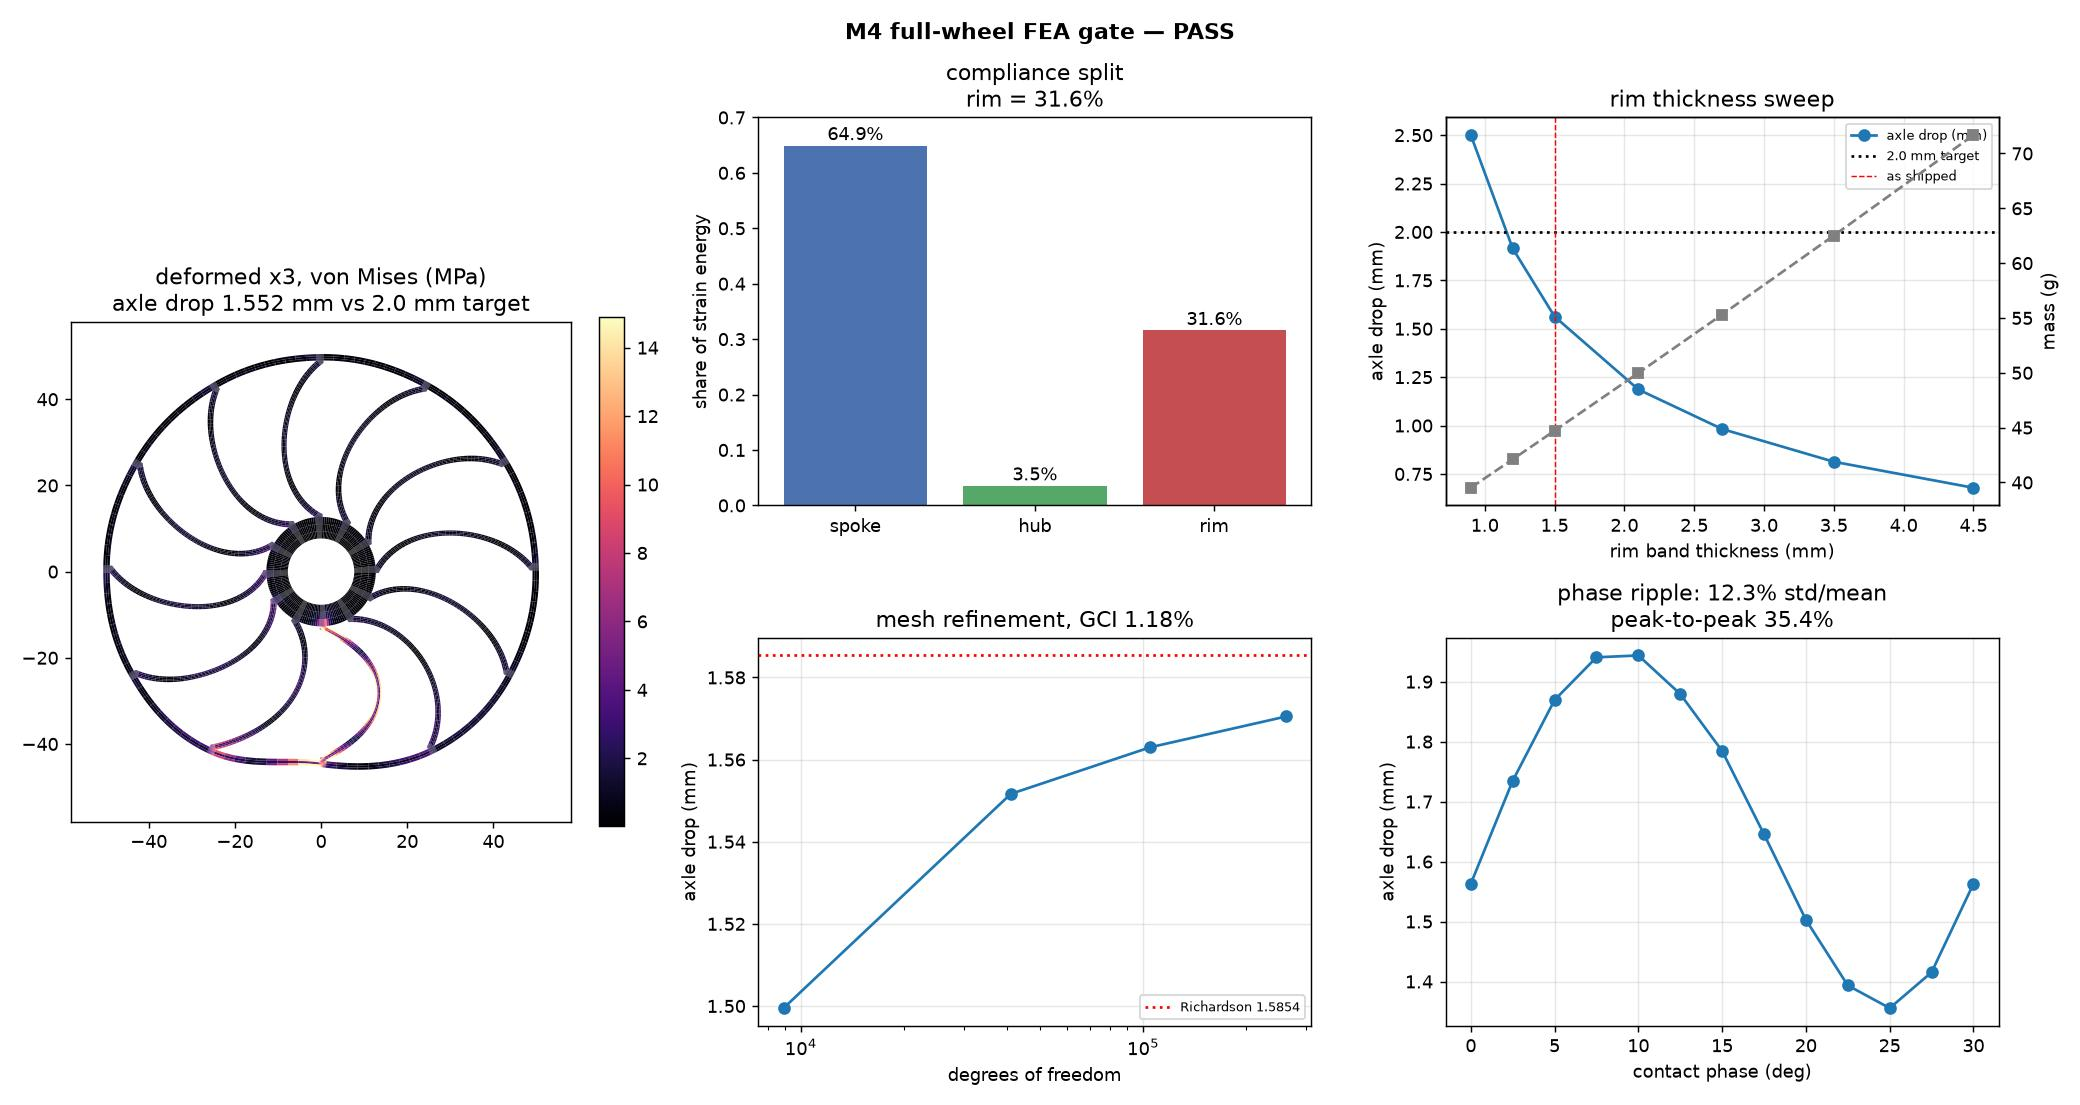

Python code for this plot:
"""
=============================================================================
  M4 GATE — FULL-WHEEL LINEAR FEA, AND THE TWO NUMBERS THAT DECIDE THE PROJECT
=============================================================================
    .venv-opt/bin/python studies/study_wheel_fea.py

The plan calls this the hard gate: present its numbers before starting anything
downstream, and if the elastic rim turns out not to matter, take the Stage 2.5
off-ramp instead of building Stages 2 and 3.

THE ANSWER: the off-ramp is closed, and for a sharper reason than "the rim matters".
`run_beam_blindness` measures the beam-to-wheel ratio the off-ramp would have to be, and
it is not a number — it ranges over a factor of ~30 across the feasible space.  Worse,
four GA winners the optimizer rates as EQUIVALENT (losses within 1.2%, beam deflections
within 0.5%) have axle drops of 0.72, 1.68, 1.87 and 2.71 mm.  The beam model is an
accurate SPOKE model — a single-spoke FEA agrees with Castigliano to 0.8% for every one
of them — and a blind WHEEL model, because it integrates the full hub-to-rim span while
the built part is fused into its rings over the weld arcs and only 67-87% of the spoke
flexes.  That fraction is `wheel_wheel.spoke_free_arc_fraction`, it is closed-form, and
it is Stage 2's cheapest available objective.

WHAT IS BEING SOLVED
--------------------
Hub rigid and fixed at r = 7.7 mm, ground pressure distributed over an assumed patch at
the bottom of the rim, linear plane stress.  No contact algorithm here — M6 added one
(`study_contact.py`), and measured that the assumed 3-degree patch is about six times
wider than the real one while costing only ~1% on the axle drop.  So the numbers below
stand; this file is deliberately left on the assumed patch, because it is what M4's
committed report was measured with and re-deriving it under contact would silently
change every quoted value.
`axle_drop` is the rise of the wheel's lowest point relative to the fixed hub, which is
the drop of the axle relative to fixed ground.

TWO DIFFERENT QUESTIONS THAT BOTH GET CALLED "HOW MUCH IS THE RIM"
------------------------------------------------------------------
`compliance_split` is the fraction of STRAIN ENERGY stored in each region.  For a linear
body under one load system U = F*delta/2 exactly, so an energy fraction is exactly a
first-order sensitivity: scale a region's compliance by (1+e) and delta moves by
share*e.  That is the right number for "which region should I stiffen next".

The rigid-rim experiment answers something else and gives a much larger number, because
a stiff rim does not merely stop storing energy — it SPREADS THE LOAD.  With a floppy
rim the load is carried by the two or three spokes nearest the contact patch; with a
stiff one it is shared around the wheel and every spoke deforms less.  Both numbers are
reported, because quoting either alone is misleading.

WHAT THE PLAN ASKED FOR THAT DOES NOT APPLY
-------------------------------------------
The plan's mirror-symmetry check at phi = 0 and 15 degrees cannot be run: the wheel is
CHIRAL.  Twelve spokes all spiral the same way, so a reflection maps the wheel onto a
different wheel and there is no mirror symmetry to test.  Rotational periodicity is the
real invariant and it is checked instead, to 1e-10 — and it earned its place, having
caught a genuine bug in which the contact phase moved the patch around the rim rather
than rolling the wheel underneath a fixed ground.

The CalculiX cross-check is also not run: no `ccx` on this machine.  It remains the one
recommended check this milestone has not performed, and it is the only one that would
independently catch a systematically wrong assembly.  The patch test, the closed-form
beam agreement of M3, and the exact equilibrium check are what stand in for it.
=============================================================================
"""

import argparse
import json
import os

import project_paths as PP
import time

import numpy as np

import wheel_fea as W
import wheel_fem as fem
import wheel_genome as wg
import wheel_wheel as WW

HERE = os.path.dirname(os.path.abspath(__file__))

TARGET_DEFLECTION_MM = W.TARGET_DEFLECTION_MM        # 2.0, what the GA optimised to
DEFAULT_CONFIG = "medium"
DEFAULT_PATCH_HALF_DEG = 3.0


def load_genes(path="best_solution.json"):
    with open(os.path.join(PP.ROOT, path)) as fh:
        return wg.genes_to_vector(json.load(fh)["genes"])


def wheel_mass_g(mesh):
    """Total printed mass, including the un-meshed rigid hub core.

    Resolves the wart CLAUDE.md records: `metrics.total_mass_g` counts spokes only
    (47.58 g) while the STEP manifest's `mass_g_pla` counts the whole solid.  This is the
    whole solid, from the mesh.
    """
    area = WW._signed_area(np.asarray(mesh.coords), mesh.conn).sum()
    return float((area + WW.RIGID_CORE_AREA_MM2) * W.SPOKE_WIDTH_MM * W.DENSITY_PLA)


def stress_report(mesh, res):
    """Von Mises by region: the pointwise max AND the 99th percentile.

    THE POINTWISE MAX IS NOT A NUMBER — it diverges under refinement because this mesh
    has no fillets, and an unfilleted spoke/ring junction is a strongly re-entrant
    corner.  Its stress field goes as r^-0.5 and no mesh resolves it.  The p99 of the
    same field converges cleanly, which is what a point singularity of measure zero looks
    like.  Quote the percentile; quote the max only to say it is a singularity —
    including the plain spoke block's max, which diverges too for the reason noted below.

    THE NUMBERS BELOW WERE MEASURED ON THE GA/BEAM GENOME AND STILL ARE ITS NUMBERS.  The
    wedge in particular is a per-design quantity and the old text stated 349.5 deg flatly,
    as if it were a property of the junction rather than of one wheel.  Across the config
    ladder (smoke, coarse, medium, fine), re-measured in §14:

        genome     wedge      rim-region max              plain-spoke p99
        36aed36    349.5 deg  30.3  38.9  44.9  52.4      8.84  8.78  8.61  8.61
        350f4c7    315.4 deg  23.9  27.3  31.0  37.9     18.33 17.27 17.25 17.23

    Both diverge, both p99s settle, and the promoted wheel's p99 is roughly double the
    other's on half the wall — which is the whole point of it being a 36% lighter part.
    See `tests/test_wheel_fea.py::test_the_junction_is_re_entrant_enough_to_be_singular`
    for the bound that holds for EVERY genome in the box rather than for one design.

    That the corner is nearly a crack is exactly WHY the real part is filleted there and
    why `wheel_fea.stress_concentration_kt` exists.  A meshed fillet needs the
    fillet-feasibility fix that `wheel_step_export.kt_report` documents as open, which is
    the plan's Stage 3 work — so real peak stress is not an M4 deliverable.
    """
    lam, mu = fem.lame(W.YOUNGS_MODULUS_PLA_MPA, fem.POISSON_RATIO_PLA)
    # THE KINEMATICS COME FROM THE RESULT, NOT FROM A DEFAULT.  `gauss_stresses` takes
    # `nonlinear=False` by default, which is right for the linear solves this function was
    # written for and SILENTLY WRONG for an SVK one: it applies the engineering-strain
    # formula to a large displacement field and returns a number that is not a stress.
    # Measured on the shipped genome at service load (§14): the correct Cauchy push-forward
    # gives a plain-spoke p99 of 19.75 MPa and the linear formula on the same field gives
    # 46.56 — a +169% artefact against a real +14.3% effect, an order of magnitude apart,
    # and nothing about the wrong number looks wrong.  `res["meta"]["kinematics"]` is set
    # by `wheel_problem` down both paths, so there is no reason to guess.
    nonlinear = res.get("meta", {}).get("kinematics") == "svk"
    st = fem.gauss_stresses(np.asarray(mesh.coords), mesh.conn, res["u"],
                            order=mesh.cfg.order, lam=lam, mu=mu,
                            nonlinear=nonlinear, cauchy=True)
    vm = st["von_mises"]
    out = {}
    for r in ("spoke", "hub", "rim"):
        sub = vm[mesh.region_mask(r)]
        out[r] = {"max_singular_mpa": float(sub.max()),
                  "p99_mpa": float(np.percentile(sub, 99.0))}
    # The plain spoke block, i.e. everything between the two junction patches.  Its
    # PERCENTILE converges (8.78, 8.61, 8.61 across coarse/medium/fine); its maximum does
    # NOT (27.7, 35.6, 46.1) and it is not a stress either — the block's end cross-section
    # sits right at the weld, one element from the singular corner, so it still samples
    # the r^-0.5 field.  Excluding a whole block is not enough to escape a singularity on
    # its boundary; only a percentile is.
    plain = vm[mesh.element_block == "spoke"]
    out["spoke_block_max_mpa"] = float(plain.max())
    out["spoke_block_p99_mpa"] = float(np.percentile(plain, 99.0))
    return out


def peak_stress(mesh, res):
    """Back-compatible scalar: the plain spoke block's max, which is not singular."""
    return {"spoke": stress_report(mesh, res)["spoke_block_max_mpa"]}


# ---------------------------------------------------------------------------
# VERIFICATION
# ---------------------------------------------------------------------------

def run_verification(genes, cfg=DEFAULT_CONFIG):
    """Equilibrium, solver residual, and 12-fold periodicity of the axle drop."""
    rows = []
    for phase in (0.0, 7.5, 15.0):
        a = fem.solve_wheel(WW.build_wheel(genes, cfg, phase_deg=phase))
        b = fem.solve_wheel(WW.build_wheel(genes, cfg, phase_deg=phase + 30.0))
        rows.append({"phase_deg": phase,
                     "delta_mm": a["axle_drop_mm"],
                     "delta_plus_30_mm": b["axle_drop_mm"],
                     "rel_diff": abs(a["axle_drop_mm"] / b["axle_drop_mm"] - 1.0)})
    base = fem.solve_wheel(WW.build_wheel(genes, cfg))
    return {
        "periodicity": rows,
        "worst_periodicity_rel": max(r["rel_diff"] for r in rows),
        "equilibrium_error_n": base["equilibrium_error_n"],
        "applied_force_n": base["applied_force_n"],
        "hub_reaction_n": base["hub_reaction_n"],
        "residual_rel": base["residual_rel"],
        "pass": bool(max(r["rel_diff"] for r in rows) < 1e-9
                     and base["equilibrium_error_n"] < 1e-6
                     and base["residual_rel"] < 1e-8),
    }


# ---------------------------------------------------------------------------
# MESH REFINEMENT
# ---------------------------------------------------------------------------

def _observed_ratio(d):
    """Richardson's observed refinement ratio from three successive values."""
    r21, r32 = d[-3] - d[-2], d[-2] - d[-1]
    return r21 / r32 if r32 != 0 else np.inf


def run_refinement(genes, configs=("smoke", "coarse", "medium", "fine"),
                   control_patch_half_deg=12.0):
    """The config ladder, with Richardson extrapolation and a GCI on the axle drop.

    Also runs the SAME ladder with a deliberately over-wide contact patch.  That is the
    control for the obvious alternative explanation of a sub-second-order rate: that the
    3-degree patch is under-resolved on the coarse meshes.  If it were, widening it until
    it spans tens of nodes would restore the rate.  It does not, which is what leaves the
    unfilleted junction corner as the explanation.
    """
    rows = []
    for name in configs:
        t0 = time.time()
        mesh = WW.build_wheel(genes, name)
        res = fem.solve_wheel(mesh)
        rows.append({"config": name, "n_elements": mesh.n_elements,
                     "n_dof": res["n_dof_reduced"],
                     "axle_drop_mm": res["axle_drop_mm"],
                     "n_nodes_in_patch": res["n_nodes_in_patch"],
                     "compliance_split": res["compliance_split"],
                     "seconds": round(time.time() - t0, 1)})
    d = np.array([r["axle_drop_mm"] for r in rows])
    rim = np.array([r["compliance_split"]["rim"] for r in rows])
    # THE STABILITY CLAIM IS ABOUT THE TAIL OF THE LADDER, NOT ITS SPAN — PLAN.md §33.
    #
    # This read `max(rim) - min(rim) < 0.01` over EVERY rung, which is not a convergence
    # test: it is dominated by the COARSEST rung, prepending a coarser one can only make
    # it worse, and no amount of refinement can ever fix it.  Measured on the shipped
    # genome at `medium`, the rim share runs
    #
    #     smoke 0.301560 -> coarse 0.316117 -> medium 0.320262 -> fine 0.320514
    #     deltas         +0.014558        +0.004144        +0.000252
    #
    # — textbook convergence, settled by `medium` to 2.5e-4.  The all-rung span is
    # 0.018954 (FAIL) and the converged tail is 0.004397 (PASS): the gate was reading
    # `smoke` is coarse, which nobody disputes, as `the conclusion is not robust`.
    #
    # THE 0.01 THRESHOLD IS NOT TOUCHED.  This is not a gate re-fitted to a design that
    # breached it — the number stays exactly where it was pre-registered and the raw
    # all-rung span stays in the report.  What is corrected is WHICH RUNGS a convergence
    # statistic may be computed over.  `criterion_met` in this same function already
    # knew that: it Richardson-extrapolates the FINEST PAIR.  The two siblings now agree.
    tail = rim[-3:] if len(rim) >= 3 else rim
    out = {"rows": rows,
           # The gate's DECISION does not rest on the axle drop being converged to
           # 0.5%; it rests on the compliance split being stable.  Tracked separately so
           # a failed convergence criterion cannot be mistaken for a failed conclusion.
           "rim_share_range": float(rim.max() - rim.min()),
           "rim_share_range_converged": float(tail.max() - tail.min()),
           "rim_share_converged_rungs": [r["config"] for r in rows[-3:]],
           "decision_robust": bool(tail.max() - tail.min() < 0.01)}
    if len(d) >= 3:
        r21, r32 = d[-2] - d[-3], d[-1] - d[-2]
        ratio = r21 / r32 if r32 != 0 else np.inf
        rich = d[-1] + r32 / (ratio - 1.0) if np.isfinite(ratio) and ratio > 1 else d[-1]
        out.update({"richardson_mm": float(rich),
                    "convergence_ratio": float(ratio),
                    "finest_error_vs_richardson": float(abs(d[-1] / rich - 1.0))})
        # GCI with the customary 1.25 safety factor, on the finest pair.
        out["gci"] = float(1.25 * abs(r32 / d[-1]) / (abs(ratio) - 1.0)) \
            if np.isfinite(ratio) and abs(ratio) > 1 else float("nan")
        out["criterion_met"] = bool(out["finest_error_vs_richardson"] < 0.005)
        out["pass"] = out["criterion_met"]
        if not out["criterion_met"]:
            wide = [fem.solve_wheel(WW.build_wheel(genes, c),
                                    patch_half_deg=control_patch_half_deg)
                    for c in configs[-3:]]
            out["patch_control"] = {
                "patch_half_deg": control_patch_half_deg,
                "n_nodes_in_patch": [r["n_nodes_in_patch"] for r in wide],
                "axle_drop_mm": [r["axle_drop_mm"] for r in wide],
                "convergence_ratio": float(
                    _observed_ratio(np.array([r["axle_drop_mm"] for r in wide]))),
            }
    else:
        out["criterion_met"] = out["pass"] = False
    return out


def run_patch_sensitivity(genes, cfg=DEFAULT_CONFIG,
                          halves=(1.0, 2.0, 3.0, 5.0, 8.0, 12.0)):
    """How much of the answer is the patch ASSUMPTION rather than the structure?

    The Hertz half-angle for a solid cylinder is 0.31 degrees, so the real patch is small
    and this sweep brackets it from above.  What matters for the gate is that the
    compliance split — the decision-relevant number — barely moves while the axle drop
    does.
    """
    mesh = WW.build_wheel(genes, cfg)
    rows = []
    for h in halves:
        res = fem.solve_wheel(mesh, patch_half_deg=h)
        rows.append({"patch_half_deg": h,
                     "n_nodes_in_patch": res["n_nodes_in_patch"],
                     "axle_drop_mm": res["axle_drop_mm"],
                     "compliance_split": res["compliance_split"]})
    rim = [r["compliance_split"]["rim"] for r in rows]
    drop = [r["axle_drop_mm"] for r in rows]
    return {"rows": rows,
            "hertz_half_deg": fem.hertz_patch_half_angle_deg(),
            "axle_drop_spread": float(max(drop) / min(drop) - 1.0),
            "rim_share_spread": float(max(rim) - min(rim))}


# ---------------------------------------------------------------------------
# THE DECISION EXPERIMENTS
# ---------------------------------------------------------------------------

def run_beam_blindness(genes, cfg=DEFAULT_CONFIG, n=12, seed=7, max_draws=6000):
    """*** THE M4 HEADLINE ***  How much of the wheel does the beam model see?

    The plan's Stage-2.5 off-ramp is "if the beam model is merely biased, correct it
    with one factor and skip Stages 2 and 3".  That factor is `axle_drop / beam
    deflection`, so the off-ramp exists if and only if that ratio is roughly constant
    over the design space.  This draws feasible genomes and measures it.

    IT IS NOT CONSTANT — measured spread is a factor of ~30 over the feasible space —
    and the GA re-run made the point more sharply still without being asked to.  Four
    seeds of `wheel_fea.py --seed N` produced genomes whose losses agree to 1.2% and
    whose BEAM deflections agree to 0.5%, and whose wheels differ by a factor of 3.8:

        seed              1      42       2       3
        beam delta     1.994   1.990   1.997   2.000  mm  <- what the GA optimised
        axle drop      0.720   1.682   1.873   2.712  mm  <- what the wheel does
        free arc frac  0.667   0.755   0.781   0.865      <- the variable that explains it
        rim weld       24.44   15.65   14.38    7.53  deg <- what causes THAT
        rim share      0.199   0.325   0.334   0.384

    Reproduce with `wheel_fea.py --seed N --no-export --out /tmp/x.json`; it is left out
    of this gate only because four GA runs cost ~16 minutes.

    THE MECHANISM IS THE SPOKE'S EFFECTIVE LENGTH, and identifying it took a control.
    A single-spoke FEA agrees with Castigliano to 0.76-0.80% for all four genomes (M3's
    measured number, reproduced), so the spoke MODEL is not what is wrong.  What differs
    is how much spoke there is: `generalized_spoke_mechanics` integrates the full
    hub-to-rim span, while the built part is fused into its rings over the weld arcs, so
    only `wheel_wheel.spoke_free_arc_fraction` of it flexes — 0.667 to 0.865 here.

    The first explanation offered was the rim's free span between welds, and the control
    below falsifies it: `rim_modulus_scale=1000` leaves the spread at 3.2x (0.211 /
    0.445 / 0.497 / 0.681 mm).  If it were the rim bending, rigidifying the rim would
    have collapsed the four onto each other.  It is reported per row for that reason.

    That is a specification for Stage 2 rather than only a negative result: the missing
    variable is closed-form and needs no mesh, so a GA term on the free arc fraction
    would capture most of this with no FEA in the loop at all.
    """
    import wheel_genome as GN
    from study_mesh_quality import latin_hypercube

    low, high, _ = GN.bounds_arrays(W.GENE_SPACE)
    rows, drawn, batch = [], 0, 0
    while len(rows) < n and drawn < max_draws:
        for vec in latin_hypercube(512, low, high, seed=seed + batch):
            drawn += 1
            v = np.asarray(vec, dtype=float)
            metrics, loss = W.evaluate_design(v)
            # Exactly the four barriers the GA enforces, so every sample is a genome the
            # optimizer could actually have returned.
            if any(loss[t] > 0.0 for t in ("x_order", "hub_overlap", "fold", "arrival")):
                continue
            rows.append(_blindness_row(v, cfg, metrics["deflection_mm"]))
            if len(rows) >= n:
                break
        batch += 1

    # The shipped genome belongs in the comparison but NOT in the statistics: it was
    # optimised and the others were drawn, so pooling them would understate the spread.
    shipped = _blindness_row(genes, cfg,
                             W.evaluate_design(genes)[0]["deflection_mm"], keep_genes=False)

    out = {"rows": rows, "shipped": shipped, "n_drawn": drawn,
           # Drawn genomes are nowhere near the design point — feasible random spokes are
           # typically 10-100x stiffer than the 2.0 mm target, because the wall-thickness
           # floor is what binds there.  So this sample proves that no ONE factor works
           # over the space the GA searches; the GA-seed set below is the same conclusion
           # AT the design point, which is the one a Stage-2.5 off-ramp would live at.
           "beam_deflection_range_mm": [float(min(x["beam_deflection_mm"] for x in rows)),
                                        float(max(x["beam_deflection_mm"] for x in rows))]
           if rows else None,
           "ga_seed_observation": {
               "seeds": [1, 42, 2, 3],
               "beam_deflection_mm": [1.9937, 1.9901, 1.9971, 1.9999],
               "axle_drop_mm": [0.7203, 1.6815, 1.8731, 2.7118],
               "axle_drop_rigid_rim_mm": [0.2110, 0.4452, 0.4970, 0.6815],
               "free_arc_fraction": [0.6674, 0.7547, 0.7809, 0.8647],
               "weld_rim_deg": [24.440, 15.647, 14.384, 7.531],
               "single_spoke_fe_over_beam": [1.0076, None, 1.0080, 1.0079],
               "note": "axle drops at cfg='fine', rigid-rim at 'coarse'; "
                       "reproduce with wheel_fea.py --seed N"}}
    if len(rows) >= 3:
        r = np.array([x["fea_over_beam"] for x in rows])
        fa = np.array([x["free_arc_fraction"] for x in rows])
        rr = np.array([x["axle_drop_rigid_rim_mm"] for x in rows])
        d = np.array([x["axle_drop_mm"] for x in rows])
        out.update({
            "fea_over_beam_min": float(r.min()), "fea_over_beam_max": float(r.max()),
            "fea_over_beam_ratio": float(r.max() / r.min()),
            "fea_over_beam_cv": float(r.std() / r.mean()),
            # Spearman rather than Pearson: a bending compliance goes as the CUBE of the
            # free length, so the relationship is monotone but emphatically not linear.
            # Over a random sample this is weak, and that is expected rather than a
            # refutation: these genomes differ in spoke stiffness by two orders of
            # magnitude, which swamps the free-arc effect.  The controlled version is the
            # GA-seed set above, where the beam deflection is held fixed.
            "spearman_free_arc_vs_ratio": float(_spearman(fa, r)),
            "spearman_free_arc_vs_drop": float(_spearman(fa, d)),
            # THE CONTROL, as a ratio of dispersions rather than of extremes: if the
            # spread were the rim band bending between its welds, rigidifying the rim
            # would shrink it.  Reported here for completeness — the version that carries
            # weight is the GA-seed set above, where the beam deflection is held fixed and
            # the spread survives at 3.2x.
            "cv_drop": float(d.std() / d.mean()),
            "cv_drop_rigid_rim": float(rr.std() / rr.mean()),
            # The off-ramp needs ONE number converting beam to wheel.  10% would already
            # be generous next to the effects this project chases.
            "correction_factor_is_defensible": bool(r.std() / r.mean() < 0.10),
        })
    return out


def _blindness_row(v, cfg, beam_mm, keep_genes=True):
    mesh = WW.build_wheel(v, cfg)
    res = fem.solve_wheel(mesh)
    rigid = fem.solve_wheel(mesh, rim_modulus_scale=1000.0)
    hub_w, rim_w = WW.weld_footprints_deg(v, cfg)
    row = {
        "beam_deflection_mm": beam_mm,
        "axle_drop_mm": res["axle_drop_mm"],
        "fea_over_beam": res["axle_drop_mm"] / beam_mm,
        "axle_drop_rigid_rim_mm": rigid["axle_drop_mm"],
        "rim_share": res["compliance_split"]["rim"],
        "free_arc_fraction": float(WW.spoke_free_arc_fraction(v, cfg)),
        "weld_hub_deg": float(hub_w),
        "weld_rim_deg": float(rim_w),
        "mass_g": wheel_mass_g(mesh),
    }
    if keep_genes:
        row["genes"] = [float(x) for x in v]
    return row


def _spearman(a, b):
    ra = np.argsort(np.argsort(a)).astype(float)
    rb = np.argsort(np.argsort(b)).astype(float)
    ra -= ra.mean()
    rb -= rb.mean()
    return float(ra @ rb / np.sqrt((ra @ ra) * (rb @ rb)))


def run_compliance_split(genes, cfg=DEFAULT_CONFIG, scales=(1.0, 3.0, 10.0, 1000.0)):
    """The energy split, plus the rigid-rim experiment as an independent cross-check."""
    mesh = WW.build_wheel(genes, cfg)
    base = fem.solve_wheel(mesh)
    rows = []
    for s in scales:
        res = fem.solve_wheel(mesh, rim_modulus_scale=s)
        rows.append({"rim_modulus_scale": s,
                     "axle_drop_mm": res["axle_drop_mm"],
                     "fraction_removed": float(1.0 - res["axle_drop_mm"]
                                               / base["axle_drop_mm"])})
    return {
        "axle_drop_mm": base["axle_drop_mm"],
        "axle_drop_patch_mean_mm": base["axle_drop_patch_mean_mm"],
        "target_mm": TARGET_DEFLECTION_MM,
        "over_target": float(base["axle_drop_mm"] / TARGET_DEFLECTION_MM - 1.0),
        "compliance_split": base["compliance_split"],
        "strain_energy_mJ": base["strain_energy_mJ"],
        "stress": stress_report(mesh, base),
        # Recomputed from the genome rather than transcribed, so it cannot go stale when
        # the genome or the frame constants change.
        "beam_model_stress_mpa": float(W.evaluate_design(genes)[0]["max_stress_mpa"]),
        "rigid_rim_experiment": rows,
        "mass_g": wheel_mass_g(mesh),
        # Read from the manifest rather than transcribed, because the manifest is
        # regenerated on every export and a pasted figure goes stale silently.
        **_manifest_mass(wheel_mass_g(mesh)),
    }


def _manifest_mass(mesh_mass_g):
    """The shipped STEP's mass, if a manifest is on disk, and the gap to the mesh's."""
    try:
        with open(os.path.join(PP.EXPORT, "wheel_step_manifest.json")) as fh:
            m = float(json.load(fh)["solid"]["mass_g_pla"])
    except (OSError, KeyError, ValueError):
        return {}
    return {"manifest_mass_g": m, "mass_vs_manifest": mesh_mass_g / m - 1.0}


def run_rim_sweep(genes, cfg=DEFAULT_CONFIG,
                  outers=(49.4, 49.7, 50.0, 50.6, 51.2, 52.0, 53.0)):
    """Sweep the one user-decided solid parameter, `RIM_OUTER_RADIUS_MM`.

    CAVEAT, and it is not small: this thickens the band OUTWARD, so the wheel's outer
    diameter grows with it.  Ø100 was a requirement.  The alternative — holding the OD
    and moving the spoke merge radius inward — changes `HUB_RIM_SPAN_MM`, which is the
    frame the genome is expressed in, so the same genes would describe a different
    spoke.  That conflates two effects and belongs in a re-run of the GA, not here.

    That re-run has since happened: this sweep's first pass is what moved
    `wheel_fea.RIM_RADIUS_MM` from 48.9 to 48.5 (band 1.1 -> 1.5 mm, inward, OD held) and
    the genome on disk was re-optimised in the new frame.  So the sweep now measures the
    sensitivity around a design point rather than proposing a change, and the rim's share
    of the compliance has come down from 44.7% to about a third.
    """
    rows = []
    for ro in outers:
        mesh = WW.build_wheel(genes, cfg, rim_outer=ro)
        res = fem.solve_wheel(mesh)
        rows.append({"rim_outer_mm": ro,
                     "band_thickness_mm": ro - WW.RIM_RADIUS_MM,
                     "outer_diameter_mm": 2.0 * ro,
                     "axle_drop_mm": res["axle_drop_mm"],
                     "compliance_split": res["compliance_split"],
                     "mass_g": wheel_mass_g(mesh),
                     "peak_spoke_mpa": peak_stress(mesh, res)["spoke"]})
    for row in rows:
        row["meets_target"] = bool(row["axle_drop_mm"] <= TARGET_DEFLECTION_MM)

    # Where the sweep crosses the design target, by log-log interpolation (the axle drop
    # goes roughly as t^-3, so linear interpolation in log space is far more accurate
    # than in linear space over this range).
    t = np.array([r["band_thickness_mm"] for r in rows])
    d = np.array([r["axle_drop_mm"] for r in rows])
    order = np.argsort(d)
    t_target = float(np.exp(np.interp(np.log(TARGET_DEFLECTION_MM),
                                      np.log(d[order]), np.log(t[order]))))
    m_target = float(np.interp(t_target, t, [r["mass_g"] for r in rows]))
    shipped = 50.0 - WW.RIM_RADIUS_MM
    return {"rows": rows,
            "band_for_target_mm": t_target,
            "band_shipped_mm": shipped,
            "band_increase_factor": t_target / shipped,
            "mass_at_target_g": m_target,
            "mass_increase_g": m_target - np.interp(shipped, t, [r["mass_g"]
                                                                 for r in rows]),
            "outer_diameter_if_thickened_outward_mm": 2.0 * (WW.RIM_RADIUS_MM
                                                             + t_target)}


def run_phase_ripple(genes, cfg=DEFAULT_CONFIG, n=13):
    """Axle drop over one 30-degree period.  M6's experiment, run early because it is
    nearly free here and it changes how much machinery Stage 3 needs.

    If the ripple is small, the phase quadrature collapses to one or two samples and the
    whole RQMC apparatus the plan describes is unnecessary.  If it is large, phase is a
    design objective in its own right.
    """
    rows = []
    for phase in np.linspace(0.0, 30.0, n):
        res = fem.solve_wheel(WW.build_wheel(genes, cfg, phase_deg=float(phase)))
        rows.append({"phase_deg": float(phase), "axle_drop_mm": res["axle_drop_mm"]})
    d = np.array([r["axle_drop_mm"] for r in rows])
    return {"rows": rows, "mean_mm": float(d.mean()), "std_mm": float(d.std()),
            "min_mm": float(d.min()), "max_mm": float(d.max()),
            "ripple_std_over_mean": float(d.std() / d.mean()),
            "peak_to_peak_over_mean": float((d.max() - d.min()) / d.mean())}


# ---------------------------------------------------------------------------
# REPORT
# ---------------------------------------------------------------------------

def _print(rep):
    def head(s):
        print(f"\n{s}\n" + "-" * len(s))

    v = rep["verification"]
    head("VERIFICATION")
    print(f"  12-fold periodicity of the axle drop, worst "
          f"{v['worst_periodicity_rel']:.2e}   [< 1e-9]")
    for r in v["periodicity"]:
        print(f"      phi={r['phase_deg']:5.1f}  {r['delta_mm']:.9f} vs "
              f"{r['delta_plus_30_mm']:.9f}")
    print(f"  applied [{v['applied_force_n'][0]:+.4f}, {v['applied_force_n'][1]:+.4f}] N"
          f"   hub reaction [{v['hub_reaction_n'][0]:+.4f}, "
          f"{v['hub_reaction_n'][1]:+.4f}] N")
    print(f"  equilibrium error {v['equilibrium_error_n']:.2e} N   "
          f"solver residual {v['residual_rel']:.2e}")
    print(f"  -> {'PASS' if v['pass'] else 'FAIL'}")

    r = rep["refinement"]
    head("MESH REFINEMENT")
    print(f"  {'config':8s} {'elem':>7s} {'dof':>8s}  {'axle drop':>10s}  "
          f"{'rim share':>10s}  {'patch n':>7s}    s")
    for row in r["rows"]:
        print(f"  {row['config']:8s} {row['n_elements']:7d} {row['n_dof']:8d}  "
              f"{row['axle_drop_mm']:10.5f}  "
              f"{row['compliance_split']['rim']:9.2%}  "
              f"{row['n_nodes_in_patch']:7d}  {row['seconds']:5.1f}")
    print(f"  Richardson {r['richardson_mm']:.5f} mm, observed ratio "
          f"{r['convergence_ratio']:.2f} (4 would be clean 2nd order), "
          f"GCI {r['gci']:.2%}")
    print(f"  finest is {r['finest_error_vs_richardson']:.3%} from the extrapolated "
          f"value   [criterion < 0.5%: "
          f"{'MET' if r['criterion_met'] else 'NOT MET'}]")
    if not r["criterion_met"]:
        print(f"      Why, and it is not a meshing defect: with no fillets the spoke")
        print(f"      meets its ring at a strongly re-entrant corner (315.4 deg on the")
        print(f"      shipped genome, 349.5 on the GA/beam one) — geometrically a")
        print(f"      crack — whose r^-0.5 field caps the convergence rate of EVERY")
        print(f"      global quantity.  Reaching 0.5% needs MESHED fillets — the STEP now")
        print(f"      builds all 48 of its corners (HUB_PLAN.md) but this mesh has none.")
        pc = r.get("patch_control")
        if pc:
            print(f"      CONTROL for the obvious alternative — an under-resolved contact")
            print(f"      patch: widening it to {pc['patch_half_deg']:.0f} deg, "
                  f"{pc['n_nodes_in_patch'][-1]} nodes across, leaves the rate at")
            print(f"      {pc['convergence_ratio']:.2f} against "
                  f"{r['convergence_ratio']:.2f}.  So the patch is not the cause.")
        print(f"      The bound this puts on the axle drop is "
              f"{r['finest_error_vs_richardson']:.1%}, which is an order of")
        print(f"      magnitude below the effects being measured and far below the")
        print(f"      +/-20-30% uncertainty in E.")
    print(f"  rim compliance share varies by "
          f"{r.get('rim_share_range_converged', r['rim_share_range']):.4f} over the "
          f"converged rungs ({r['rim_share_range']:.4f} including the coarsest)"
          f"  -> the DECISION is robust: {r['decision_robust']}")

    p = rep["patch"]
    head("PATCH-SIZE SENSITIVITY — how much of this is the assumption?")
    print(f"  Hertz half-angle for a SOLID cylinder: {p['hertz_half_deg']:.3f} deg "
          f"(a lower bound; the real rim is a")
    print(f"  {WW.RIM_OUTER_RADIUS_MM - WW.RIM_RADIUS_MM:.2f} mm band and flattens more)")
    print(f"  {'half-angle':>11s} {'patch n':>8s}  {'axle drop':>10s}  {'rim share':>10s}")
    for row in p["rows"]:
        print(f"  {row['patch_half_deg']:9.1f} deg {row['n_nodes_in_patch']:8d}  "
              f"{row['axle_drop_mm']:10.5f}  {row['compliance_split']['rim']:9.2%}")
    print(f"  axle drop varies by {p['axle_drop_spread']:.1%} over this range; "
          f"the rim share moves only {p['rim_share_spread']:.3f}")

    bb = rep["beam_blindness"]
    head("*** THE GATE NUMBER 1 — CAN THE BEAM MODEL BE CORRECTED INSTEAD? ***")
    g = bb["ga_seed_observation"]
    print(f"  Four GA seeds the OPTIMIZER RATES AS EQUIVALENT (losses within 1.2%,")
    print(f"  beam deflections within 0.5%), measured on the wheel:")
    print(f"      {'seed':>16s} " + " ".join(f"{s:>8d}" for s in g["seeds"]))
    for label, key, fmt in (("beam delta (mm)", "beam_deflection_mm", "8.3f"),
                            ("axle drop (mm)", "axle_drop_mm", "8.3f"),
                            ("  rigid rim (mm)", "axle_drop_rigid_rim_mm", "8.3f"),
                            ("free arc fraction", "free_arc_fraction", "8.3f"),
                            ("rim weld (deg)", "weld_rim_deg", "8.2f")):
        print(f"      {label:>16s} " + " ".join(f"{v:{fmt}}" for v in g[key]))
    print(f"  -> a factor of {max(g['axle_drop_mm']) / min(g['axle_drop_mm']):.1f} in "
          f"what the wheel does, across genomes the beam model cannot tell apart.")
    print(f"  The single-spoke FEA agrees with Castigliano to "
          f"{100 * (max(x for x in g['single_spoke_fe_over_beam'] if x) - 1):.1f}% for all")
    print(f"  of them, so the SPOKE MODEL IS RIGHT.  What differs is how much spoke")
    print(f"  there is: the model integrates the full span, the part is fused into its")
    print(f"  rings over the weld arcs, and only the free arc fraction flexes.")
    print(f"  CONTROL: rigidifying the rim leaves the spread at "
          f"{max(g['axle_drop_rigid_rim_mm']) / min(g['axle_drop_rigid_rim_mm']):.1f}x, so it is "
          f"NOT the rim")
    print(f"           band bending between its welds — which was the first guess.")
    lo, hi = bb["beam_deflection_range_mm"]
    print(f"\n  Same question over {len(bb['rows'])} random feasible genomes "
          f"(beam delta {lo:.3f}..{hi:.3f} mm,")
    print(f"  so far from the design point — the wall-thickness floor binds there):")
    print(f"      axle drop / beam deflection ranges "
          f"{bb['fea_over_beam_min']:.2f} .. {bb['fea_over_beam_max']:.2f}"
          f"  ({bb['fea_over_beam_ratio']:.0f}x, CV {bb['fea_over_beam_cv']:.0%})")
    # The `Nx` is max/min over the DRAWN rows — an estimator of the range, so it grows
    # with n (2.4 at n=6 to 48 at n=96) and swings 19x across seeds.  Diagnostic only;
    # PLAN §31 retired a `> 3.0` gate on it.  The caveat goes where the number is printed,
    # because that is where it gets quoted from.
    print(f"      (that Nx is sample-size dependent — diagnostic only, PLAN §31; the CV "
          f"is the number the conclusion rests on)")
    print(f"      shipped genome sits at {bb['shipped']['fea_over_beam']:.3f}")
    print(f"  -> a single beam-to-wheel correction factor is defensible: "
          f"{'YES' if bb['correction_factor_is_defensible'] else 'NO'}")
    print(f"     The plan's Stage-2.5 off-ramp is therefore CLOSED, and Stage 2 has a")
    print(f"     specification: `wheel_wheel.spoke_free_arc_fraction` is closed-form and")
    print(f"     needs no mesh, so a GA term on it captures most of this with no FEA.")

    c = rep["compliance"]
    head("*** THE GATE NUMBER 2 — COMPLIANCE SPLIT ***")
    print(f"  axle drop            {c['axle_drop_mm']:.4f} mm      "
          f"({c['over_target']:+.1%} vs the {c['target_mm']:.1f} mm design target)")
    print(f"  strain energy        {c['strain_energy_mJ']:.3f} mJ")
    print(f"  where the compliance is:")
    for k in ("spoke", "rim", "hub"):
        print(f"      {k:6s} {c['compliance_split'][k]:7.2%}")
    print(f"\n  cross-check — stiffen ONLY the rim band and re-solve:")
    for row in c["rigid_rim_experiment"]:
        print(f"      rim E x{row['rim_modulus_scale']:7.0f}   axle drop "
              f"{row['axle_drop_mm']:8.4f} mm   removes "
              f"{row['fraction_removed']:7.2%}")
    print(f"  The two disagree ON PURPOSE.  The energy share "
          f"({c['compliance_split']['rim']:.1%}) is a")
    print(f"  first-order sensitivity; the rigid-rim figure is larger because a stiff")
    print(f"  rim also SPREADS THE LOAD over more spokes instead of two or three.")
    st = c["stress"]
    print(f"\n  stress in the plain spoke block, away from the contact patch:")
    print(f"      p99 {st['spoke_block_p99_mpa']:.2f} MPa    "
          f"(beam model peak: {c['beam_model_stress_mpa']:.2f} MPa)")
    print(f"  EVERY maximum here is singular and none may be quoted as a stress:")
    print(f"      spoke region {st['spoke']['max_singular_mpa']:.1f} MPa, "
          f"rim region {st['rim']['max_singular_mpa']:.1f} MPa, plain spoke block")
    print(f"      {st['spoke_block_max_mpa']:.1f} MPa — all grow without bound on "
          f"refinement.  Excluding the")
    print(f"      junction BLOCKS does not help: the spoke block's end cross-section is")
    print(f"      one element from the corner and still samples its r^-0.5 field.")
    if c.get("manifest_mass_g"):
        print(f"  total printed mass {c['mass_g']:.2f} g   (STEP manifest "
              f"{c['manifest_mass_g']:.2f} g, {c['mass_vs_manifest']:+.2%} — the `_embed`")
        print(f"  difference the area check sees, ~-1.4%, PLUS the fillet material, which")
        print(f"  this mesh does not model at all and which is ~0.9% since all 48 corners")
        print(f"  started building.  Two differences, not one.  See HUB_PLAN.md)")
    else:
        print(f"  total printed mass {c['mass_g']:.2f} g   "
              f"(no STEP manifest on disk to compare against)")

    s = rep["rim_sweep"]
    head("*** THE GATE NUMBER 3 — RIM THICKNESS SWEEP ***")
    print(f"  {'R_outer':>8s} {'band':>7s} {'OD':>7s}  {'axle drop':>10s} "
          f"{'rim share':>10s} {'mass':>7s} {'spoke sigma':>12s}")
    for row in s["rows"]:
        mark = "  <- target met" if row["meets_target"] else ""
        print(f"  {row['rim_outer_mm']:8.2f} {row['band_thickness_mm']:7.2f} "
              f"{row['outer_diameter_mm']:7.1f}  {row['axle_drop_mm']:10.4f} "
              f"{row['compliance_split']['rim']:9.2%} {row['mass_g']:6.2f}g "
              f"{row['peak_spoke_mpa']:11.2f}{mark}")
    print(f"\n  The band that hits the {TARGET_DEFLECTION_MM:.1f} mm target with the "
          f"CURRENT genome: {s['band_for_target_mm']:.2f} mm")
    thicker = s["band_increase_factor"] >= 1.0
    print(f"      versus {s['band_shipped_mm']:.2f} mm as built — "
          f"{s['band_increase_factor']:.2f}x, "
          f"{s['mass_increase_g']:+.1f} g")
    if thicker:
        print(f"      Thickening OUTWARD would take the wheel to "
              f"OD {s['outer_diameter_if_thickened_outward_mm']:.1f} mm, and Ø100 was a")
        print(f"      requirement.  Thickening INWARD holds the OD but shortens the")
        print(f"      spoke span, which is the frame the genome is expressed in — so the")
        print(f"      genes would have to be re-optimised.  A decision, not a fix.")
    else:
        print(f"      The built band OVERSHOOTS: the wheel is stiffer than the target,")
        print(f"      not softer, so this is headroom rather than a defect.  It is also")
        print(f"      not a number to chase — the target itself is a beam-model quantity,")
        print(f"      and gate 1 shows the beam model does not rank genomes on the wheel.")
        print(f"      Retuning the band to {s['band_for_target_mm']:.2f} mm would hit "
              f"2.0 mm for THIS genome and")
        print(f"      miss it for the next one; the fix belongs in Stage 2's objective.")

    ph = rep["phase"]
    head("PHASE RIPPLE (M6's experiment, run early because it is nearly free)")
    print(f"  axle drop over one 30 deg period: {ph['min_mm']:.4f} .. {ph['max_mm']:.4f} mm")
    print(f"  mean {ph['mean_mm']:.4f}  std {ph['std_mm']:.4f}  "
          f"ripple std/mean {ph['ripple_std_over_mean']:.2%}  "
          f"peak-to-peak/mean {ph['peak_to_peak_over_mean']:.2%}")

    head("M4 GATE")
    print(f"  verification                      "
          f"{'PASS' if rep['verification']['pass'] else 'FAIL'}")
    print(f"  mesh criterion (axle drop < 0.5%) "
          f"{'MET' if rep['refinement']['criterion_met'] else 'NOT MET — see above'}")
    ref = rep["refinement"]
    print(f"  decision robust to mesh and patch "
          f"{'YES' if ref['decision_robust'] else 'NO'}")
    if "rim_share_range_converged" in ref:
        print(f"      rim-share span {ref['rim_share_range_converged']:.6f} over "
              f"{'/'.join(ref['rim_share_converged_rungs'])} (gate < 0.01); "
              f"{ref['rim_share_range']:.6f} including the coarsest rung, which is")
        print(f"      reported but NOT gated — a span over an unconverged rung is not a "
              f"convergence test.  PLAN.md §33.")
    print(f"\n  OVERALL: {'PASS' if rep['pass'] else 'FAIL'}"
          f"   (the milestone can answer its question)")
    print(f"\n  NOT DONE: the CalculiX independent cross-check (no ccx on this machine)")
    print(f"  NOT DONE: M4b, measuring the printed wheel to recalibrate E.  Until that")
    print(f"            happens every absolute number here rests on E = 2300 MPa and an")
    print(f"            unconditional 0.80 FFF knockdown, both uncalibrated.")


def main():
    ap = argparse.ArgumentParser(description="M4 full-wheel FEA gate")
    ap.add_argument("--genome", default="best_solution.json")
    ap.add_argument("--config", default=DEFAULT_CONFIG)
    ap.add_argument("--out", default="study_wheel_fea.json")
    ap.add_argument("--no-plot", action="store_true")
    ap.add_argument("--quick", action="store_true",
                    help="skip the finest mesh and shorten the sweeps; for CI")
    args = ap.parse_args()

    genes = load_genes(args.genome)
    t0 = time.time()
    ladder = ("smoke", "coarse", "medium") if args.quick else \
        ("smoke", "coarse", "medium", "fine")
    rep = {
        "verification": run_verification(genes, args.config),
        "refinement": run_refinement(genes, ladder),
        "patch": run_patch_sensitivity(genes, args.config),
        "beam_blindness": run_beam_blindness(genes, args.config,
                                             n=6 if args.quick else 12),
        "compliance": run_compliance_split(genes, args.config),
        "rim_sweep": run_rim_sweep(genes, args.config),
        "phase": run_phase_ripple(genes, args.config, n=7 if args.quick else 13),
    }
    # The gate passes when it can ANSWER ITS QUESTION: the model is verified and the
    # compliance split is stable.  The 0.5% mesh criterion is reported separately and is
    # not met, for a documented geometric reason that does not affect the conclusion.
    rep["pass"] = bool(rep["verification"]["pass"]
                       and rep["refinement"]["decision_robust"])
    rep["settings"] = {"config": args.config, "genome": args.genome,
                       "patch_half_deg": DEFAULT_PATCH_HALF_DEG,
                       "calculix_cross_check": "not run — no ccx on this machine",
                       "elapsed_s": round(time.time() - t0, 1)}
    _print(rep)
    with open(os.path.join(HERE, args.out), "w") as fh:
        json.dump(rep, fh, indent=1)
    print(f"\nwrote {os.path.join(HERE, args.out)}  "
          f"({rep['settings']['elapsed_s']} s)")
    if not args.no_plot:
        try:
            print(f"wrote {_plot(genes, rep, os.path.splitext(os.path.join(HERE, args.out))[0] + '.jpg')}")
        except Exception as exc:                            # pragma: no cover
            print(f"(plot skipped: {exc})")
    return 0 if rep["pass"] else 1


def _plot(genes, rep, path):
    import matplotlib
    matplotlib.use("Agg")
    import matplotlib.pyplot as plt
    from matplotlib.collections import PolyCollection

    mesh = WW.build_wheel(genes, "coarse")
    res = fem.solve_wheel(mesh)
    xy = np.asarray(mesh.coords)
    u = res["u"].reshape(-1, 2)

    fig = plt.figure(figsize=(16, 8.5))
    ax1 = fig.add_subplot(2, 3, (1, 4))
    scale = 3.0
    warped = xy + scale * u
    lam, mu = fem.lame(W.YOUNGS_MODULUS_PLA_MPA, fem.POISSON_RATIO_PLA)
    st = fem.gauss_stresses(xy, mesh.conn, res["u"], order=mesh.cfg.order,
                            lam=lam, mu=mu)
    vm = st["von_mises"].mean(axis=1)
    quads = warped[mesh.conn[:, [0, 4, 1, 5, 2, 6, 3, 7]]]
    pc = PolyCollection(quads, array=np.clip(vm, 0, np.percentile(vm, 99)),
                        cmap="magma", edgecolors="none")
    ax1.add_collection(pc)
    ax1.set_xlim(-58, 58)
    ax1.set_ylim(-58, 58)
    ax1.set_aspect("equal")
    ax1.set_title(f"deformed x{scale:.0f}, von Mises (MPa)\n"
                  f"axle drop {res['axle_drop_mm']:.3f} mm vs "
                  f"{TARGET_DEFLECTION_MM:.1f} mm target")
    fig.colorbar(pc, ax=ax1, fraction=0.046)

    ax2 = fig.add_subplot(2, 3, 2)
    c = rep["compliance"]["compliance_split"]
    ax2.bar(list(c), [c[k] for k in c], color=["#4C72B0", "#55A868", "#C44E52"])
    ax2.set_ylabel("share of strain energy")
    ax2.set_title(f"compliance split\nrim = {c['rim']:.1%}")
    for i, k in enumerate(c):
        ax2.text(i, c[k] + 0.01, f"{c[k]:.1%}", ha="center")
    ax2.set_ylim(0, 0.7)

    ax3 = fig.add_subplot(2, 3, 3)
    rows = rep["rim_sweep"]["rows"]
    t = [r["band_thickness_mm"] for r in rows]
    ax3.plot(t, [r["axle_drop_mm"] for r in rows], "o-", label="axle drop (mm)")
    ax3.axhline(TARGET_DEFLECTION_MM, ls=":", c="k", label="2.0 mm target")
    ax3.axvline(50.0 - WW.RIM_RADIUS_MM, ls="--", c="r", lw=0.8, label="as shipped")
    ax3b = ax3.twinx()
    ax3b.plot(t, [r["mass_g"] for r in rows], "s--", c="grey", label="mass (g)")
    ax3b.set_ylabel("mass (g)")
    ax3.set_xlabel("rim band thickness (mm)")
    ax3.set_ylabel("axle drop (mm)")
    ax3.set_title("rim thickness sweep")
    ax3.legend(fontsize=7, loc="upper right")
    ax3.grid(alpha=0.3)

    ax4 = fig.add_subplot(2, 3, 5)
    rows = rep["refinement"]["rows"]
    ax4.semilogx([r["n_dof"] for r in rows], [r["axle_drop_mm"] for r in rows], "o-")
    ax4.axhline(rep["refinement"]["richardson_mm"], ls=":", c="r",
                label=f"Richardson {rep['refinement']['richardson_mm']:.4f}")
    ax4.set_xlabel("degrees of freedom")
    ax4.set_ylabel("axle drop (mm)")
    ax4.set_title(f"mesh refinement, GCI {rep['refinement']['gci']:.2%}")
    ax4.legend(fontsize=7)
    ax4.grid(alpha=0.3)

    ax5 = fig.add_subplot(2, 3, 6)
    rows = rep["phase"]["rows"]
    ax5.plot([r["phase_deg"] for r in rows], [r["axle_drop_mm"] for r in rows], "o-")
    ax5.set_xlabel("contact phase (deg)")
    ax5.set_ylabel("axle drop (mm)")
    ax5.set_title(f"phase ripple: {rep['phase']['ripple_std_over_mean']:.1%} std/mean\n"
                  f"peak-to-peak {rep['phase']['peak_to_peak_over_mean']:.1%}")
    ax5.grid(alpha=0.3)

    fig.suptitle(f"M4 full-wheel FEA gate — {'PASS' if rep['pass'] else 'FAIL'}",
                 fontweight="bold")
    fig.tight_layout()
    fig.savefig(path, dpi=130)
    return path


if __name__ == "__main__":
    raise SystemExit(main())
